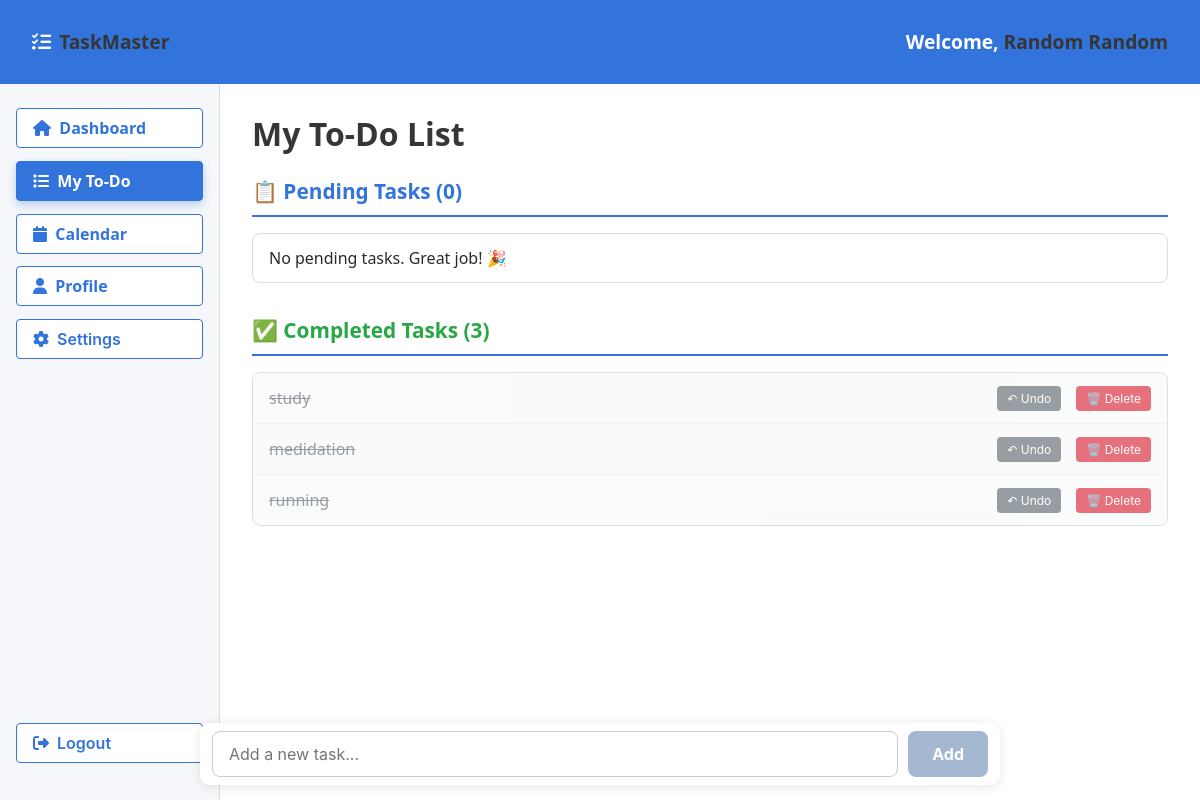
Screenshot of /todo/ (signed in) with the database file from the repository.
### mainapp/models.py (models this page shows, shortened)
class Tasks(models.Model):
    user = models.ForeignKey(User, on_delete=models.CASCADE, related_name='tasks')
    task = models.TextField()
    created_at = models.DateTimeField(auto_now_add=True)
    order_field = models.PositiveIntegerField(default=0)
    completed = models.BooleanField(default=False)  # Add this field
    completed_at = models.DateTimeField(null=True, blank=True)  # Add this field
    class Meta:
        ordering = ['completed', 'order_field']  # Show pending first

### mainapp/views.py (the view, shortened to what this page needs)
# urls.py: path('todo/', views.todo_page_view, name='todolist'),
@login_required
def todo_page_view(request):
    user = request.user
    pending_todos = Tasks.objects.filter(user=user, completed=False).order_by('order_field')
    completed_todos = Tasks.objects.filter(user=user, completed=True).order_by('-completed_at')
    context = {
        'pending_todos': pending_todos,
        'completed_todos': completed_todos,
        'username': user.get_full_name() or user.username,
    }
    return render(request, 'mainapp/todolist.html', context)

### templates/mainapp/todolist.html (shortened to what this page needs)
{% load static %}
<!DOCTYPE html>
<html lang="en">
<head>
    <link rel="stylesheet" href="https://cdnjs.cloudflare.com/ajax/libs/font-awesome/6.4.0/css/all.min.css">
    <link rel="stylesheet" href="https://cdn.jsdelivr.net/npm/bulma@0.9.4/css/bulma.min.css">
</head>
<body>
    <div id="dashboard-container">
        <div id="navbar">
            <div class="navbar-brand">
                <i class="fas fa-tasks"></i>
                <strong>TaskMaster</strong>
            </div>
            <div>
                Welcome, <strong>{{ username }}</strong>
            </div>
        </div>
        <div id="main-content">
            <aside id="sidebar">
                <a href="{% url 'home' %}" class="button">
                    <i class="fas fa-home"></i>&nbsp;&nbsp;Dashboard
                </a>
                <a href="{% url 'todolist' %}" class="button is-active">
                    <i class="fas fa-list"></i>&nbsp;&nbsp;My To-Do
                </a>
                <a href="{% url 'calendar' %}" class="button">
                    <i class="fas fa-calendar"></i>&nbsp;&nbsp;Calendar
                </a>
                <a href="{% url 'profile' %}" class="button">
                    <i class="fas fa-user"></i>&nbsp;&nbsp;Profile
                </a>
                <button class="button" type="button">
                    <i class="fas fa-cog"></i>&nbsp;&nbsp;Settings
                </button>
                <form id="logout-form" method="post" action="{% url 'logout' %}">
                    <button type="submit" class="button is-danger">
                        <i class="fas fa-sign-out-alt"></i>&nbsp;&nbsp;Logout
                    </button>
                </form>
            </aside>
            <section id="content-area">
                <h1 class="title">My To-Do List</h1>
                <div class="task-section pending-section">
                    <h2 class="section-title">
                        📋 Pending Tasks ({{ pending_todos|length }})
                    </h2>
                    <ul class="todo-list pending-tasks" id="pending-todo-list">
                        {% for todo in pending_todos %}
                            <li data-id="{{ todo.id }}" data-order="{{ todo.order_field }}" draggable="true">
                                <div style="display: flex; align-items: center; flex-grow: 1;">
                                    <span class="drag-handle">⋮⋮</span>
                                    <span class="task-text">{{ todo.task }}</span>
                                </div>
                                <div class="task-actions">
                                    <form method="post" action="{% url 'mark_task_done' todo.id %}" style="display: inline;">
                                        {% csrf_token %}
                                        <button type="submit" class="done-btn">✓ Done</button>
                                    </form>
                                </div>
                            </li>
                        {% empty %}
                            <li>No pending tasks. Great job! 🎉</li>
                        {% endfor %}
                    </ul>
                </div>
                <div class="task-section completed-section">
                    <h2 class="section-title">
                        ✅ Completed Tasks ({{ completed_todos|length }})
                    </h2>
                    <ul class="todo-list completed-tasks">
                        {% for todo in completed_todos %}
                            <li>
                                <div style="display: flex; align-items: center; flex-grow: 1;">
                                    <span class="task-text">{{ todo.task }}</span>
                                </div>
                                <div class="task-actions">
                                    <form method="post" action="{% url 'undo_task' todo.id %}" style="display: inline; margin-right: 5px;">
                                        <button type="submit" class="undo-btn">↶ Undo</button>
                                    </form>
                                    <form method="post" action="{% url 'delete_task' todo.id %}" style="display: inline;">
                                        <button type="submit" class="delete-btn" onclick="return confirm('Permanently delete?')">🗑️ Delete</button>
                                    </form>
                                </div>
                            </li>
                        {% empty %}
                            <li>No completed tasks yet.</li>
                        {% endfor %}
                    </ul>
                </div>
            </section>
        </div>
    </div>
    <form id="input-area" method="post" action="{% url 'todolist' %}">
        <input
            type="text"
            id="task-input"
            name="task"
            placeholder="Add a new task..."
            required
        />
        <button id="add-btn" type="submit" disabled>Add</button>
    </form>
</body>
</html>

### templates/mainapp/todolist.html (style rules this page uses)
html, body { height: 100%; margin: 0; font-family: 'Segoe UI', Tahoma, Geneva, Verdana, sans-serif; overflow: hidden; }
#dashboard-container { display: flex; height: 100vh; flex-direction: column; }
#navbar { background-color: #3273dc; color: white; padding: 1rem 2rem; font-weight: 600; font-size: 1.2rem; display: flex; align-items: center; justify-content: space-between; box-shadow: 0 2px 6px rgba(50, 50, 93, 0.2); }
.navbar-brand { display: flex; align-items: center; gap: 0.5rem; }
#main-content { flex: 1; display: flex; overflow: hidden; }
#sidebar { width: 220px; background-color: #f5f7fa; border-right: 1px solid #ddd; padding: 1.5rem 1rem; box-sizing: border-box; display: flex; flex-direction: column; }
#sidebar .button { justify-content: flex-start; font-weight: 600; color: #3273dc; border: 1px solid #3273dc; background: white; width: 100%; margin-bottom: 0.8rem; transition: background-color 0.3s ease, color 0.3s ease; }
#sidebar .button:hover, #sidebar .button.is-active { background-color: #3273dc; color: white; box-shadow: 0 4px 8px rgba(50, 115, 220, 0.3); }
form#logout-form { margin-top: auto; }
#content-area { flex: 1; padding: 2rem; overflow-y: auto; background-color: white; margin-bottom: 70px; }
.task-section { margin-bottom: 2rem; }
.section-title { font-size: 1.3rem; font-weight: 700; margin-bottom: 1rem; padding-bottom: 0.5rem; border-bottom: 2px solid #3273dc; }
.pending-section .section-title { color: #3273dc; }
.completed-section .section-title { color: #28a745; }
.todo-list { list-style: none; margin: 0; padding: 0; max-height: 300px; overflow-y: auto; border: 1px solid #dedede; border-radius: 8px; background-color: #fff; margin-bottom: 1rem; }
.todo-list li { padding: 0.75rem 1rem; border-bottom: 1px solid #eee; font-size: 1rem; color: #2a2a2a; display: flex; justify-content: space-between; align-items: center; transition: background-color 0.2s ease; }
.todo-list li:last-child { border-bottom: none; }
.pending-tasks li { cursor: move; }
.completed-tasks li { background-color: #f8f9fa; opacity: 0.7; }
.completed-tasks .task-text { text-decoration: line-through; color: #6c757d; }
.task-text { flex-grow: 1; margin-right: 1rem; word-break: break-word; }
.task-actions { display: flex; align-items: center; gap: 10px; }
.delete-btn { background: #dc3545; color: white; border: none; padding: 5px 10px; border-radius: 4px; cursor: pointer; font-size: 12px; }
.undo-btn { background: #6c757d; color: white; border: none; padding: 5px 10px; border-radius: 4px; cursor: pointer; font-size: 12px; }
#input-area { position: fixed; bottom: 15px; left: 50%; transform: translateX(-50%); width: 100%; max-width: 800px; background: #fff; padding: 8px 12px; box-shadow: 0 2px 12px rgba(0,0,0,0.1); border-radius: 10px; display: flex; gap: 10px; box-sizing: border-box; z-index: 20; }
#task-input { flex-grow: 1; border: 1px solid #ccc; border-radius: 8px; padding: 0.75rem 1rem; font-size: 1rem; outline: none; }
#add-btn { background-color: #3273dc; border: none; color: white; font-weight: 700; font-size: 1rem; padding: 0 1.5rem; border-radius: 8px; cursor: pointer; }
#add-btn:disabled { background-color: #a5b8d1; cursor: not-allowed; }

### rows the page displays
Tasks: task "study"
Tasks: task "medidation"
Tasks: task "running"

### other values shown
{{ username }} "Random Random"
{{ pending_todos|length }} "0"
{{ completed_todos|length }} "3"
